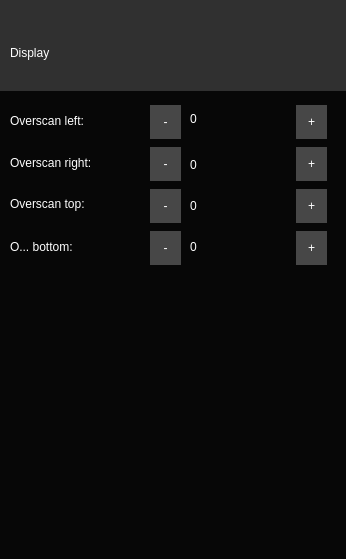
<?xml version="1.0" encoding="UTF-8"?>
<ui version="4.0">
 <class>DisplaySet</class>
 <widget class="QWidget" name="DisplaySet">
  <property name="geometry">
   <rect>
    <x>0</x>
    <y>0</y>
    <width>346</width>
    <height>559</height>
   </rect>
  </property>
  <property name="windowTitle">
   <string>Form</string>
  </property>
  <widget class="QWidget" name="bg" native="true">
   <property name="geometry">
    <rect>
     <x>0</x>
     <y>90</y>
     <width>351</width>
     <height>471</height>
    </rect>
   </property>
   <property name="styleSheet">
    <string notr="true">QWidget#bg{
	background-color: rgb(7, 7, 7);
}</string>
   </property>
   <widget class="QLabel" name="label">
    <property name="geometry">
     <rect>
      <x>10</x>
      <y>10</y>
      <width>131</width>
      <height>41</height>
     </rect>
    </property>
    <property name="styleSheet">
     <string notr="true">font: 57 17pt &quot;Roboto Condensed&quot;;
color: white;
</string>
    </property>
    <property name="text">
     <string>Overscan left: </string>
    </property>
   </widget>
   <widget class="QPushButton" name="pushButton">
    <property name="geometry">
     <rect>
      <x>296</x>
      <y>15</y>
      <width>31</width>
      <height>34</height>
     </rect>
    </property>
    <property name="styleSheet">
     <string notr="true">QPushButton{
color: rgb(255, 255, 255);
font: 63 18pt &quot;Noto Sans ExtraCondensed SemiBold&quot;;
border: none;
background-color: rgb(71, 71, 71);
}
QPushButton::focus{
border-color: orange;
border-width: 1px;
border-style: solid;
}</string>
    </property>
    <property name="text">
     <string>+</string>
    </property>
    <property name="default">
     <bool>true</bool>
    </property>
   </widget>
   <widget class="QPushButton" name="pushButton_2">
    <property name="geometry">
     <rect>
      <x>150</x>
      <y>15</y>
      <width>31</width>
      <height>34</height>
     </rect>
    </property>
    <property name="styleSheet">
     <string notr="true">QPushButton{
color: rgb(255, 255, 255);
font: 63 18pt &quot;Noto Sans ExtraCondensed SemiBold&quot;;
border: none;
background-color: rgb(71, 71, 71);
}
QPushButton::focus{
border-color: orange;
border-width: 1px;
border-style: solid;
}</string>
    </property>
    <property name="text">
     <string>-</string>
    </property>
    <property name="default">
     <bool>true</bool>
    </property>
   </widget>
   <widget class="QPushButton" name="pushButton_3">
    <property name="geometry">
     <rect>
      <x>150</x>
      <y>57</y>
      <width>31</width>
      <height>34</height>
     </rect>
    </property>
    <property name="styleSheet">
     <string notr="true">QPushButton{
color: rgb(255, 255, 255);
font: 63 18pt &quot;Noto Sans ExtraCondensed SemiBold&quot;;
border: none;
background-color: rgb(71, 71, 71);
}
QPushButton::focus{
border-color: orange;
border-width: 1px;
border-style: solid;
}</string>
    </property>
    <property name="text">
     <string>-</string>
    </property>
    <property name="default">
     <bool>true</bool>
    </property>
   </widget>
   <widget class="QLabel" name="label_2">
    <property name="geometry">
     <rect>
      <x>10</x>
      <y>52</y>
      <width>131</width>
      <height>41</height>
     </rect>
    </property>
    <property name="styleSheet">
     <string notr="true">font: 57 17pt &quot;Roboto Condensed&quot;;
color: white;
</string>
    </property>
    <property name="text">
     <string>Overscan right: </string>
    </property>
   </widget>
   <widget class="QPushButton" name="pushButton_4">
    <property name="geometry">
     <rect>
      <x>296</x>
      <y>57</y>
      <width>31</width>
      <height>34</height>
     </rect>
    </property>
    <property name="styleSheet">
     <string notr="true">QPushButton{
color: rgb(255, 255, 255);
font: 63 18pt &quot;Noto Sans ExtraCondensed SemiBold&quot;;
border: none;
background-color: rgb(71, 71, 71);
}
QPushButton::focus{
border-color: orange;
border-width: 1px;
border-style: solid;
}</string>
    </property>
    <property name="text">
     <string>+</string>
    </property>
    <property name="default">
     <bool>true</bool>
    </property>
   </widget>
   <widget class="QLabel" name="label_3">
    <property name="geometry">
     <rect>
      <x>10</x>
      <y>93</y>
      <width>131</width>
      <height>41</height>
     </rect>
    </property>
    <property name="styleSheet">
     <string notr="true">font: 57 17pt &quot;Roboto Condensed&quot;;
color: white;
</string>
    </property>
    <property name="text">
     <string>Overscan top: </string>
    </property>
   </widget>
   <widget class="QLabel" name="label_4">
    <property name="geometry">
     <rect>
      <x>10</x>
      <y>136</y>
      <width>161</width>
      <height>41</height>
     </rect>
    </property>
    <property name="styleSheet">
     <string notr="true">font: 57 17pt &quot;Roboto Condensed&quot;;
color: white;
</string>
    </property>
    <property name="text">
     <string>O... bottom: </string>
    </property>
   </widget>
   <widget class="QPushButton" name="pushButton_5">
    <property name="geometry">
     <rect>
      <x>296</x>
      <y>99</y>
      <width>31</width>
      <height>34</height>
     </rect>
    </property>
    <property name="styleSheet">
     <string notr="true">QPushButton{
color: rgb(255, 255, 255);
font: 63 18pt &quot;Noto Sans ExtraCondensed SemiBold&quot;;
border: none;
background-color: rgb(71, 71, 71);
}
QPushButton::focus{
border-color: orange;
border-width: 1px;
border-style: solid;
}</string>
    </property>
    <property name="text">
     <string>+</string>
    </property>
    <property name="default">
     <bool>true</bool>
    </property>
   </widget>
   <widget class="QPushButton" name="pushButton_6">
    <property name="geometry">
     <rect>
      <x>150</x>
      <y>99</y>
      <width>31</width>
      <height>34</height>
     </rect>
    </property>
    <property name="styleSheet">
     <string notr="true">QPushButton{
color: rgb(255, 255, 255);
font: 63 18pt &quot;Noto Sans ExtraCondensed SemiBold&quot;;
border: none;
background-color: rgb(71, 71, 71);
}
QPushButton::focus{
border-color: orange;
border-width: 1px;
border-style: solid;
}</string>
    </property>
    <property name="text">
     <string>-</string>
    </property>
    <property name="default">
     <bool>true</bool>
    </property>
   </widget>
   <widget class="QPushButton" name="pushButton_7">
    <property name="geometry">
     <rect>
      <x>296</x>
      <y>141</y>
      <width>31</width>
      <height>34</height>
     </rect>
    </property>
    <property name="styleSheet">
     <string notr="true">QPushButton{
color: rgb(255, 255, 255);
font: 63 18pt &quot;Noto Sans ExtraCondensed SemiBold&quot;;
border: none;
background-color: rgb(71, 71, 71);
}
QPushButton::focus{
border-color: orange;
border-width: 1px;
border-style: solid;
}</string>
    </property>
    <property name="text">
     <string>+</string>
    </property>
    <property name="default">
     <bool>true</bool>
    </property>
   </widget>
   <widget class="QPushButton" name="pushButton_8">
    <property name="geometry">
     <rect>
      <x>150</x>
      <y>141</y>
      <width>31</width>
      <height>34</height>
     </rect>
    </property>
    <property name="styleSheet">
     <string notr="true">QPushButton{
color: rgb(255, 255, 255);
font: 63 18pt &quot;Noto Sans ExtraCondensed SemiBold&quot;;
border: none;
background-color: rgb(71, 71, 71);
}
QPushButton::focus{
border-color: orange;
border-width: 1px;
border-style: solid;
}</string>
    </property>
    <property name="text">
     <string>-</string>
    </property>
    <property name="default">
     <bool>true</bool>
    </property>
   </widget>
   <widget class="QLabel" name="label_5">
    <property name="geometry">
     <rect>
      <x>10</x>
      <y>190</y>
      <width>131</width>
      <height>41</height>
     </rect>
    </property>
    <property name="styleSheet">
     <string notr="true">color: rgb(255, 255, 255);
font: 63 18pt &quot;Noto Sans ExtraCondensed SemiBold&quot;;</string>
    </property>
    <property name="text">
     <string/>
    </property>
   </widget>
   <widget class="QLabel" name="leftl">
    <property name="geometry">
     <rect>
      <x>190</x>
      <y>20</y>
      <width>101</width>
      <height>18</height>
     </rect>
    </property>
    <property name="styleSheet">
     <string notr="true">color: rgb(255, 255, 255);
font: 63 18pt &quot;Noto Sans ExtraCondensed SemiBold&quot;;</string>
    </property>
    <property name="text">
     <string>0</string>
    </property>
   </widget>
   <widget class="QLabel" name="rightl">
    <property name="geometry">
     <rect>
      <x>190</x>
      <y>66</y>
      <width>101</width>
      <height>18</height>
     </rect>
    </property>
    <property name="styleSheet">
     <string notr="true">color: rgb(255, 255, 255);
font: 63 18pt &quot;Noto Sans ExtraCondensed SemiBold&quot;;</string>
    </property>
    <property name="text">
     <string>0</string>
    </property>
   </widget>
   <widget class="QLabel" name="topl">
    <property name="geometry">
     <rect>
      <x>190</x>
      <y>107</y>
      <width>100</width>
      <height>18</height>
     </rect>
    </property>
    <property name="styleSheet">
     <string notr="true">color: rgb(255, 255, 255);
font: 63 18pt &quot;Noto Sans ExtraCondensed SemiBold&quot;;</string>
    </property>
    <property name="text">
     <string>0</string>
    </property>
   </widget>
   <widget class="QLabel" name="bottoml">
    <property name="geometry">
     <rect>
      <x>190</x>
      <y>148</y>
      <width>100</width>
      <height>18</height>
     </rect>
    </property>
    <property name="styleSheet">
     <string notr="true">color: rgb(255, 255, 255);
font: 63 18pt &quot;Noto Sans ExtraCondensed SemiBold&quot;;</string>
    </property>
    <property name="text">
     <string>0</string>
    </property>
   </widget>
  </widget>
  <widget class="QWidget" name="widget" native="true">
   <property name="geometry">
    <rect>
     <x>0</x>
     <y>0</y>
     <width>351</width>
     <height>91</height>
    </rect>
   </property>
   <property name="styleSheet">
    <string notr="true">background-color: rgb(48, 48, 48);</string>
   </property>
   <widget class="QLabel" name="label_7">
    <property name="geometry">
     <rect>
      <x>10</x>
      <y>27</y>
      <width>131</width>
      <height>51</height>
     </rect>
    </property>
    <property name="styleSheet">
     <string notr="true">font: 57 20pt &quot;Roboto Condensed&quot;;
color: white;
</string>
    </property>
    <property name="text">
     <string>Display</string>
    </property>
   </widget>
  </widget>
 </widget>
 <tabstops>
  <tabstop>pushButton_2</tabstop>
  <tabstop>pushButton</tabstop>
  <tabstop>pushButton_3</tabstop>
  <tabstop>pushButton_4</tabstop>
  <tabstop>pushButton_6</tabstop>
  <tabstop>pushButton_5</tabstop>
  <tabstop>pushButton_8</tabstop>
  <tabstop>pushButton_7</tabstop>
 </tabstops>
 <resources/>
 <connections/>
</ui>
